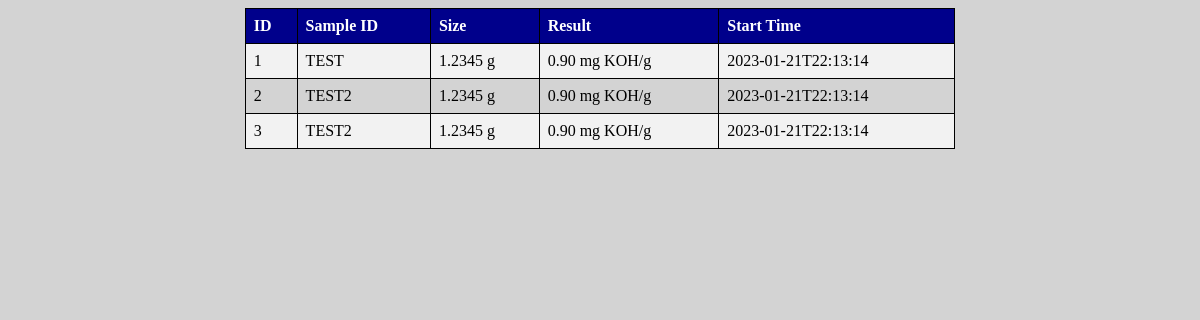
The page / on the database its author committed.
### tables this page shows
CREATE TABLE samples (
                id INTEGER PRIMARY KEY AUTOINCREMENT,
                sample_id TEXT,
                size TEXT,
                result TEXT,
                start_time TEXT
                );

### app.py (the view)
@app.route("/")
def index():
    conn = sqlite3.connect("samplestores1.db")
    c = conn.cursor()
    c.execute("SELECT * FROM samples")
    samples = c.fetchall()
    conn.close()
    return render_template("index.html", samples=samples)

### templates/index.html (shortened to what this page needs)
<!DOCTYPE html>
<html>
  <head>
    <link rel="stylesheet" type="text/css" href="{{ url_for('static', filename='style.css') }}">
  </head>
  <body>
    <table>
      <tr>
        <th>ID</th>
        <th>Sample ID</th>
        <th>Size</th>
        <th>Result</th>
        <th>Start Time</th>
      </tr>
      {% for sample in samples %}
      <tr>
        <td>{{ sample[0] }}</td>
        <td>{{ sample[1] }}</td>
        <td>{{ sample[2] }}</td>
        <td>{{ sample[3] }}</td>
        <td>{{ sample[4] }}</td>
      </tr>
      {% endfor %}
    </table>
  </body>
</html>

### static/style.css (style rules this page uses)
body { background-color: lightgray; }
table { margin: auto; border-collapse: collapse; width: 60%; }
th, td { border: 1px solid black; padding: 8px; text-align: left; }
tr:nth-child(even) { background-color: #f2f2f2; }
th { background-color: darkblue; color: white; }

### rows shown on the page
samples: id "1", sample "TEST", size "1.2345 g", result "0.90 mg KOH/g", start_time "2023-01-21T22:13:14"
samples: id "2", sample "TEST2", size "1.2345 g", result "0.90 mg KOH/g", start_time "2023-01-21T22:13:14"
samples: id "3", sample "TEST2", size "1.2345 g", result "0.90 mg KOH/g", start_time "2023-01-21T22:13:14"
